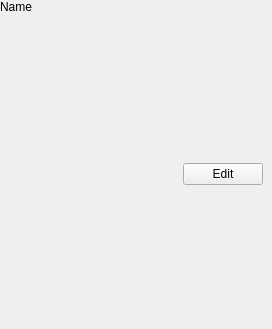
<?xml version="1.0" encoding="UTF-8"?>
<ui version="4.0">
 <class>ContextHelpWidget</class>
 <widget class="QWidget" name="ContextHelpWidget">
  <property name="geometry">
   <rect>
    <x>0</x>
    <y>0</y>
    <width>272</width>
    <height>329</height>
   </rect>
  </property>
  <layout class="QVBoxLayout">
   <property name="leftMargin">
    <number>0</number>
   </property>
   <property name="topMargin">
    <number>0</number>
   </property>
   <property name="rightMargin">
    <number>0</number>
   </property>
   <property name="bottomMargin">
    <number>0</number>
   </property>
   <item>
    <widget class="QLabel" name="m_pNameLabel">
     <property name="text">
      <string>Name</string>
     </property>
     <property name="wordWrap">
      <bool>false</bool>
     </property>
    </widget>
   </item>
   <item>
    <widget class="QStackedWidget" name="m_pWidgetStack">
     <property name="sizePolicy">
      <sizepolicy hsizetype="Preferred" vsizetype="Preferred">
       <horstretch>0</horstretch>
       <verstretch>2</verstretch>
      </sizepolicy>
     </property>
     <property name="currentIndex">
      <number>0</number>
     </property>
     <widget class="QWidget" name="m_pWidgetStackPage0">
      <layout class="QHBoxLayout" name="horizontalLayout_2">
       <item>
        <layout class="QVBoxLayout" name="_2">
         <property name="leftMargin">
          <number>0</number>
         </property>
         <property name="topMargin">
          <number>0</number>
         </property>
         <property name="rightMargin">
          <number>0</number>
         </property>
         <property name="bottomMargin">
          <number>0</number>
         </property>
         <item>
          <layout class="QVBoxLayout" name="_3">
           <item>
            <layout class="QHBoxLayout" name="m_pBrowserLayout"/>
           </item>
          </layout>
         </item>
         <item>
          <layout class="QHBoxLayout" name="_4">
           <item>
            <spacer name="spacer1_2">
             <property name="orientation">
              <enum>Qt::Horizontal</enum>
             </property>
             <property name="sizeType">
              <enum>QSizePolicy::Expanding</enum>
             </property>
             <property name="sizeHint" stdset="0">
              <size>
               <width>21</width>
               <height>20</height>
              </size>
             </property>
            </spacer>
           </item>
           <item>
            <widget class="QPushButton" name="m_pEditButton">
             <property name="text">
              <string>Edit</string>
             </property>
             <property name="shortcut">
              <string/>
             </property>
            </widget>
           </item>
          </layout>
         </item>
        </layout>
       </item>
      </layout>
     </widget>
     <widget class="QWidget" name="m_pWidgetStackPage1">
      <layout class="QHBoxLayout" name="horizontalLayout">
       <item>
        <layout class="QVBoxLayout">
         <property name="leftMargin">
          <number>0</number>
         </property>
         <property name="topMargin">
          <number>0</number>
         </property>
         <property name="rightMargin">
          <number>0</number>
         </property>
         <property name="bottomMargin">
          <number>0</number>
         </property>
         <item>
          <layout class="QVBoxLayout">
           <item>
            <layout class="QHBoxLayout" name="m_pTopLayout"/>
           </item>
          </layout>
         </item>
         <item>
          <layout class="QHBoxLayout">
           <item>
            <widget class="QToolButton" name="m_pChangeDescriptionsDirectory">
             <property name="minimumSize">
              <size>
               <width>22</width>
               <height>0</height>
              </size>
             </property>
             <property name="toolTip">
              <string>Context Help Directory</string>
             </property>
             <property name="text">
              <string>...</string>
             </property>
            </widget>
           </item>
           <item>
            <widget class="KComboBox" name="m_pLanguageSelect"/>
           </item>
           <item>
            <spacer name="spacer3">
             <property name="orientation">
              <enum>Qt::Horizontal</enum>
             </property>
             <property name="sizeType">
              <enum>QSizePolicy::Expanding</enum>
             </property>
             <property name="sizeHint" stdset="0">
              <size>
               <width>16</width>
               <height>24</height>
              </size>
             </property>
            </spacer>
           </item>
           <item>
            <widget class="QToolButton" name="m_pResetButton">
             <property name="minimumSize">
              <size>
               <width>22</width>
               <height>0</height>
              </size>
             </property>
             <property name="toolTip">
              <string>Reset</string>
             </property>
             <property name="text">
              <string>...</string>
             </property>
            </widget>
           </item>
           <item>
            <widget class="QPushButton" name="m_pSaveButton">
             <property name="text">
              <string>S&amp;ave</string>
             </property>
            </widget>
           </item>
          </layout>
         </item>
        </layout>
       </item>
      </layout>
     </widget>
    </widget>
   </item>
  </layout>
 </widget>
 <customwidgets>
  <customwidget>
   <class>KComboBox</class>
   <extends>QComboBox</extends>
   <header>kcombobox.h</header>
  </customwidget>
 </customwidgets>
 <resources/>
 <connections/>
</ui>
